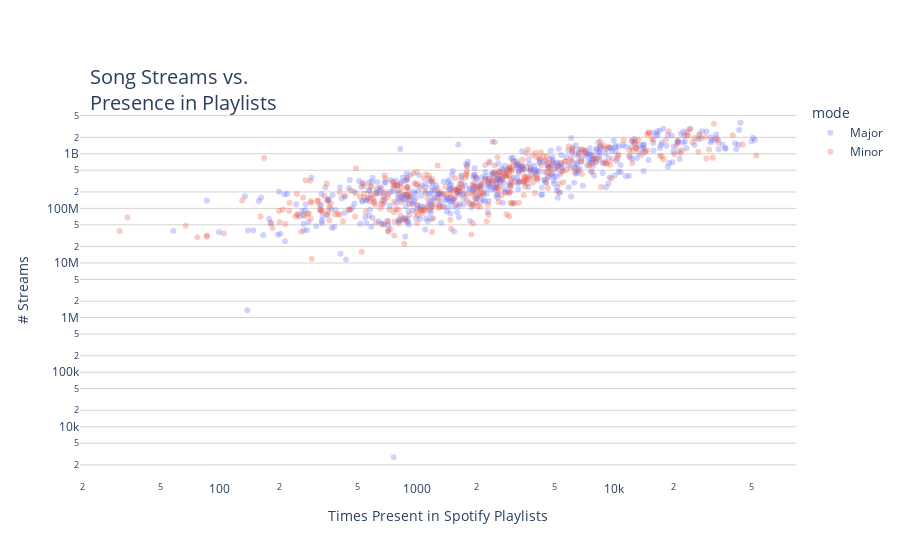

The code cell stored with this chart in its notebook:
### Markdown cell above
---
### How does presence in Spotify Playslist Compare with Streams for 2023?

### Code cell
x = 'in_spotify_playlists'
y = 'streams'
xname = 'Times Present in Spotify Playlists'
yname = '# Streams'
df['artist/track'] = df['track_name'] + '-' + df['artist(s)_name']

fig = px.scatter(data_frame=df,
                 x=x,
                 y=y, 
                 color='mode',
                 hover_name='artist/track',
                 title='Song Streams vs. <br>Presence in Playlists',
                 opacity=0.3, 
                 log_x=True,
                 log_y=True
                )
             
fig.update_layout(xaxis_title = xname,
                  yaxis_title = yname,
                  title_x = 0.1, 
                  title_y = 0.85,
                  title_font = dict(size=20),
                  plot_bgcolor='white'
                 )
fig.update_yaxes(gridcolor='lightgray',showgrid=True)

fig

### Figure 1 — Plotly figure (JSON) as saved in the notebook; plotly's stock layout.template omitted (floating-point values rounded to 4 significant figures; data arrays with more than 128 entries replaced by an {"elided": "..."} marker saying what was removed)
{"data": [{"hovertemplate": "<b>%{hovertext}</b><br><br>mode=Major<br>in_spotify_playlists=%{x}<br>streams=%{y}<extra></extra>", "hovertext": {"elided": "549 str values"}, "legendgroup": "Major", "marker": {"color": "#636efa", "opacity": 0.3, "symbol": "circle"}, "mode": "markers", "name": "Major", "orientation": "v", "showlegend": true, "type": "scatter", "x": {"elided": "549 int values"}, "xaxis": "x", "y": {"elided": "549 int values"}, "yaxis": "y"}, {"hovertemplate": "<b>%{hovertext}</b><br><br>mode=Minor<br>in_spotify_playlists=%{x}<br>streams=%{y}<extra></extra>", "hovertext": {"elided": "403 str values"}, "legendgroup": "Minor", "marker": {"color": "#EF553B", "opacity": 0.3, "symbol": "circle"}, "mode": "markers", "name": "Minor", "orientation": "v", "showlegend": true, "type": "scatter", "x": {"elided": "403 int values"}, "xaxis": "x", "y": {"elided": "403 int values"}, "yaxis": "y"}], "layout": {"autosize": true, "legend": {"title": {"text": "mode"}, "tracegroupgap": 0}, "plot_bgcolor": "white", "title": {"font": {"size": 20}, "text": "Song Streams vs. <br>Presence in Playlists", "x": 0.1, "y": 0.85}, "xaxis": {"anchor": "y", "autorange": true, "domain": [0, 1], "range": [1.293, 4.921], "title": {"text": "Times Present in Spotify Playlists"}, "type": "log"}, "yaxis": {"anchor": "x", "autorange": true, "domain": [0, 1], "gridcolor": "lightgray", "range": [2.936, 10.07], "showgrid": true, "title": {"text": "# Streams"}, "type": "log"}}}
